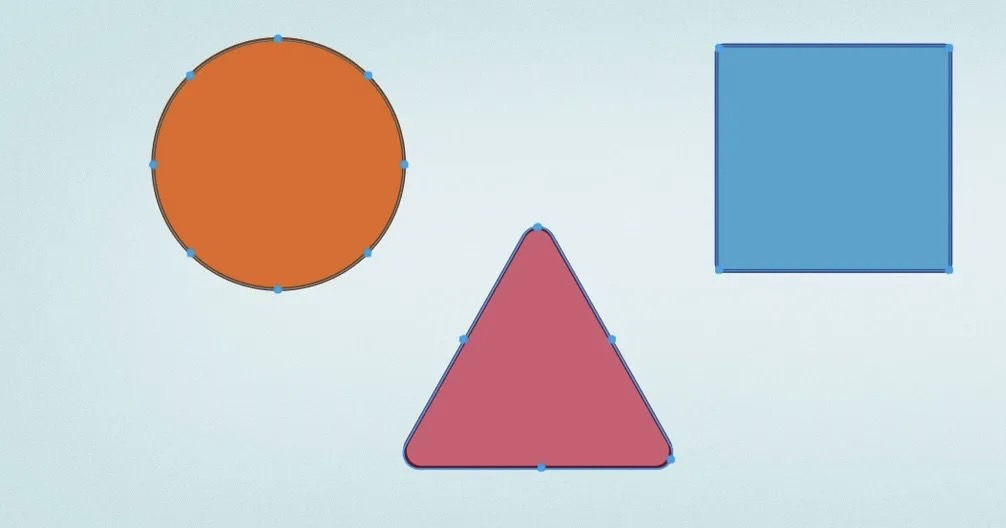
#> input picture python練習/eheheh.jpg, 1006 x 528 px
$ python '形狀辨識.py'
#> lines starting #> are read from the running program, lines starting #| are printed output that depends on the picture; after the words box and inside, x2 and y2 are one past the last pixel; in counts of white or black regions, pixels touching at a corner belong together
import cv2

abc=cv2.imread('eheheh.jpg')
#> abc is the input picture: shape (528, 1006, 3); mean B, G, R 205.7, 203, 200.5
a=cv2.cvtColor(abc,cv2.COLOR_BGR2GRAY)
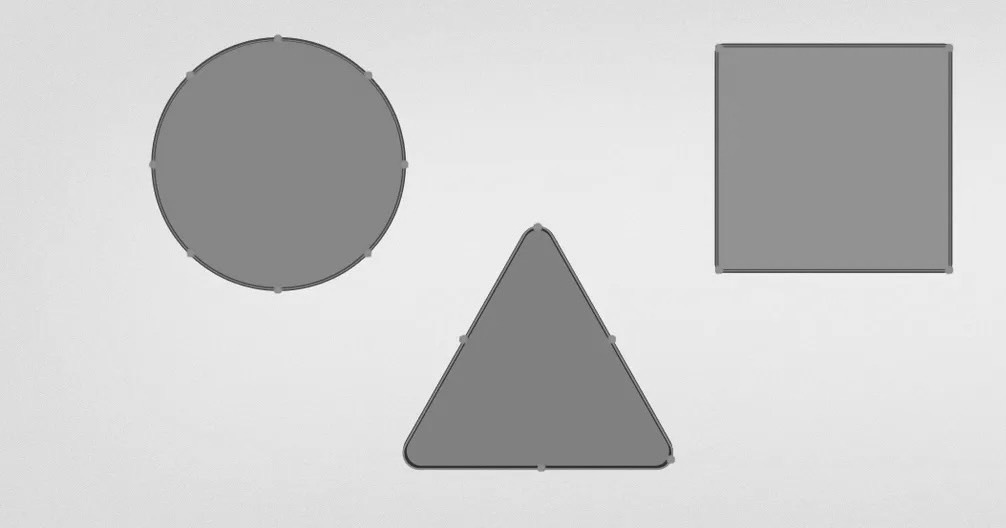
#> a: shape (528, 1006); min 31, max 254, mean 202.6
b=cv2.Canny(a,100,80 )
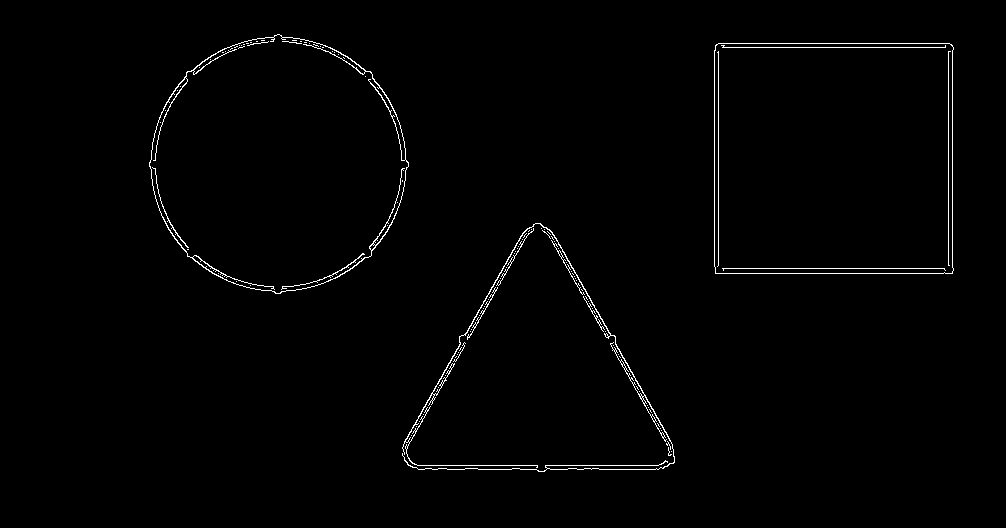
#> b: shape (528, 1006); 1.1% white in thin lines or dots, all inside (x1, y1, x2, y2) = (149, 34, 954, 472)
ab=abc.copy()

contours,hierarchy=cv2.findContours(b,cv2.RETR_EXTERNAL,cv2.CHAIN_APPROX_NONE)#偵測外輪廓
#> contours = 66 contours, 61 with area under 20; largest, box (x1, y1, x2, y2) and area: (714, 43, 954, 274) 54726, (149, 34, 409, 294) 51064, (402, 223, 675, 472) 400, (467, 287, 498, 340) 28, (551, 240, 585, 295) 20

for cnt in contours:
    cv2.drawContours(ab,cnt,-1,(255,0,0),4)#劃出輪廓

    big=(cv2.contourArea(cnt))#面積
    if big>500:
        #print(cv2.contourArea(cnt))#面積
        #print(cv2.arcLength(cnt,True))#邊長
        pri=(cv2.arcLength(cnt,True))
        cc=cv2.approxPolyDP(cnt,pri *2/100,True)#頂點
        print(len(cc))
        x,y,w,h=cv2.boundingRect(cc)
        cv2.rectangle(ab,(x,y),(x+w,y+h),(0,255,0),4)#把圖形框起來
#> this loop made 66 passes
#> (big, pri, cc, x, y, w, h) on pass 65: (54726, 935, [[715, 45], [715, 273], [952, 273], [951, 44]], 715, 44, 238, 230)
#> (big, pri, x, y, w, h) on pass 66: (51064, 861.4, 149, 34, 260, 260)
#| 4
#| 8
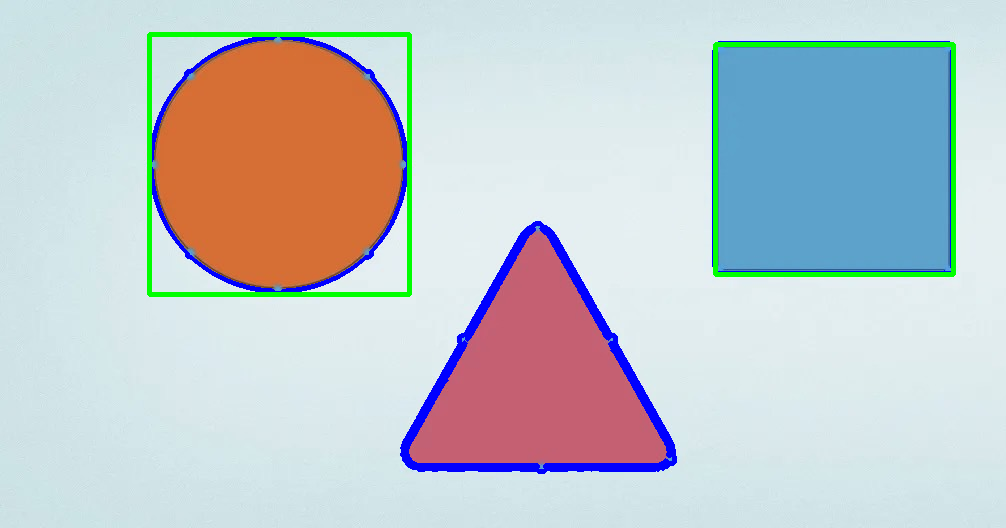
#> ab: shape (528, 1006, 3); 4.05% of pixels changed, all inside (x1, y1, x2, y2) = (147, 32, 956, 474)


cv2.imshow("a",abc)
cv2.imshow("a",a)
cv2.imshow('b',b)
cv2.imshow('c',ab)


cv2.waitKey(0)
